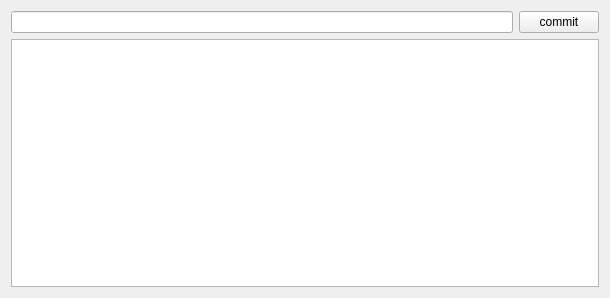
<?xml version="1.0" encoding="UTF-8"?>
<ui version="4.0">
 <class>SmallTest</class>
 <widget class="QWidget" name="SmallTest">
  <property name="geometry">
   <rect>
    <x>0</x>
    <y>0</y>
    <width>610</width>
    <height>298</height>
   </rect>
  </property>
  <property name="windowTitle">
   <string>SmallTest</string>
  </property>
  <layout class="QGridLayout" name="gridLayout">
   <item row="0" column="0">
    <layout class="QHBoxLayout" name="horizontalLayout">
     <item>
      <widget class="QLineEdit" name="lineEdit"/>
     </item>
     <item>
      <widget class="QPushButton" name="pushButtonCommit">
       <property name="text">
        <string>commit</string>
       </property>
      </widget>
     </item>
    </layout>
   </item>
   <item row="1" column="0">
    <widget class="QPlainTextEdit" name="plainTextEdit"/>
   </item>
  </layout>
 </widget>
 <layoutdefault spacing="6" margin="11"/>
 <resources/>
 <connections/>
</ui>
